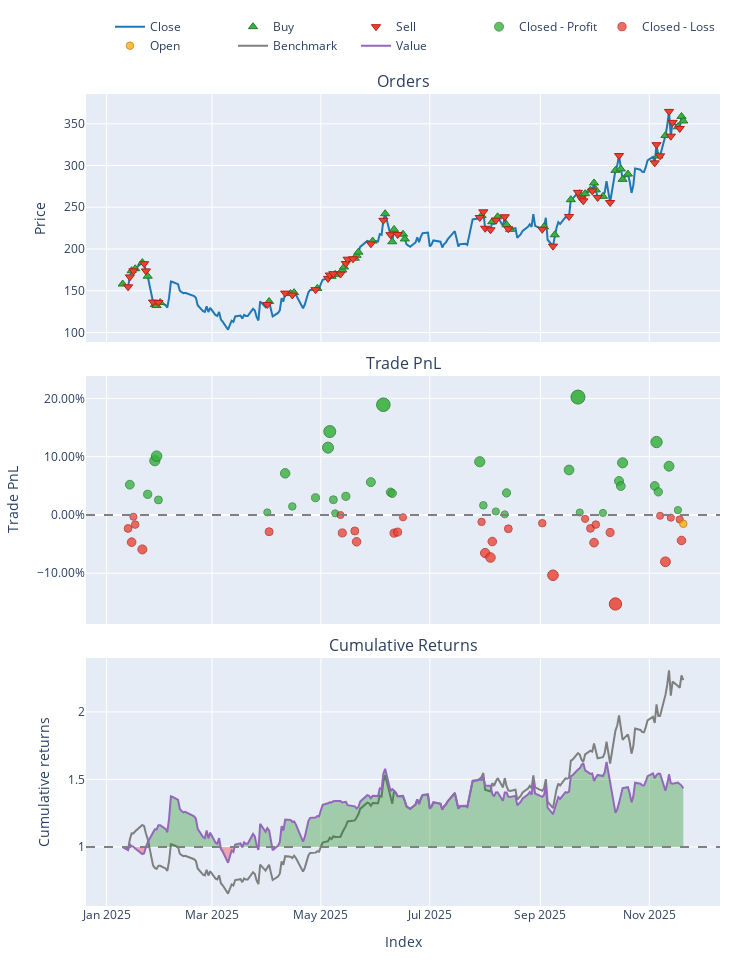

Notebook code cell kept with this figure:
### Markdown cell above
### AGX

### Code cell
# 1. Load Configuration
config = load_config("config/config.yaml")

# 2. Load Data
try:
    # ensuring your path is correct
    data = pd.read_csv('data/processed/AGX_processed_2022.csv')
    if 'Date' in data.columns:
        data['Date'] = pd.to_datetime(data['Date'])
        data.set_index('Date', inplace=True)
    print("Data loaded successfully.")
except FileNotFoundError:
    print("Error: Data file not found. Check path.")
    sys.exit()

# 3. Split Train/Test
split_idx = int(len(data) * 0.7)
train_df = data.iloc[:split_idx]
test_df = data.iloc[split_idx:]

# --- TRAINING PHASE ---
print("Training PPO Agent...")

# Initialize Trainer (Pass config if needed, or defaults)
trainer = ModelTrainerRL(config['reinforcement_learning'])
env_params = config['reinforcement_learning']['environment']

# Create Training Environment
env_train = TradingEnvRL(
    train_df, 
    initial_balance=env_params.get('initial_balance', 10000),
    commission=env_params.get('commission', 0.001),
    lookback_window=env_params.get('lookback_window', 30),
    reward_func='profit'
)

# Train and Save
# This automatically handles the VecNormalize wrapper creation
result = trainer.train_ppo(env_train) 

# IMPORTANT: Save the model and the normalization stats to disk
# We will reload them for the test phase to ensure consistency
save_path = "models/"
trainer.save_models(save_path)
print("Training Complete. Models saved.")

# --- INFERENCE PHASE (UPDATED) ---
print("Generating Agent Predictions on Test Data...")

# 1. Load the Trained Model
model = PPO.load(os.path.join(save_path, "ppo_model"))

# 2. Create the Test Environment
# Must have the same observation space (columns) as training
env_test = TradingEnvRL(
    test_df, 
    initial_balance=env_params.get('initial_balance', 100000),
    commission=env_params.get('commission', 0.001),
    lookback_window=env_params.get('lookback_window', 30),
    reward_func='profit' 
)

# 3. Wrap it in DummyVecEnv (Required for SB3)
vec_env_test = DummyVecEnv([lambda: env_test])

# 4. Load Normalization Statistics
# This applies the Training Mean/Variance to the Test Data (Crucial!)
norm_path = os.path.join(save_path, "ppo_vecnormalize.pkl")
if os.path.exists(norm_path):
    vec_env_test = VecNormalize.load(norm_path, vec_env_test)
    vec_env_test.training = False     # Do not update stats on test data
    vec_env_test.norm_reward = False  # Do not normalize rewards for testing
else:
    print("WARNING: Normalization stats not found. Model predictions may be garbage.")

# 5. Run Inference Loop
obs = vec_env_test.reset()
done = [False]  # VecEnv returns done as a list/array
actions = []

while not done[0]:
    # Predict action (obs is now correctly scaled)
    action, _ = model.predict(obs, deterministic=True)
    actions.append(action[0]) # Extract single action
    
    # Step the environment
    obs, _, done, _ = vec_env_test.step(action)

print(f"Generated {len(actions)} actions.")


# --- BACKTESTING PHASE ---
print("Running Backtest...")

backtester = PortfolioBacktesterRL(env_params) 

# Note: 'actions' corresponds to the period [lookback_window : end]
# Ensure your backtester handles this alignment. 
# Usually, passing the full price_data and the lookback_window allows 
# the backtester to slice the prices correctly to match the actions.
portfolio = backtester.run_backtest(
    price_data=test_df['close'], 
    predicted_weights=np.array(actions).flatten(),
    lookback_window=env_params.get('lookback_window', 30)
)

comparison = backtester.compare_with_buy_and_hold_rl()

# Show Metrics
metrics = backtester.get_performance_metrics()
print("\n--- Strategy Performance ---")
for k, v in metrics.items():
    print(f"{k}: {v:.4f}")
    
# Plot
portfolio.plot().show()

### Figure 1 — Plotly figure (JSON) as saved in the notebook; plotly's stock layout.template omitted (floating-point values rounded to 4 significant figures; data arrays with more than 128 entries replaced by an {"elided": "..."} marker saying what was removed)
{"data": [{"legendgroup": "0", "line": {"color": "#1f77b4"}, "name": "Close", "showlegend": true, "type": "scatter", "uid": "1d3fa1dd-78fa-4c0d-8f99-d53ecc58eb54", "x": {"elided": "218 str values"}, "xaxis": "x", "y": {"elided": "218 float values"}, "yaxis": "y"}, {"customdata": {"elided": "48x3 float values"}, "hovertemplate": "Order Id: %{customdata[0]}<br>Timestamp: %{x}<br>Price: %{y}<br>Size: %{customdata[1]:.6f}<br>Fees: %{customdata[2]:.6f}", "legendgroup": "1", "marker": {"color": "#37B13F", "line": {"color": "rgb(38,123,44)", "width": 1}, "size": 8, "symbol": "triangle-up"}, "mode": "markers", "name": "Buy", "type": "scatter", "uid": "72cca91d-2f94-4536-933b-14f15c786904", "x": ["2025-01-10T00:00:00-05:00", "2025-01-15T00:00:00-05:00", "2025-01-17T00:00:00-05:00", "2025-01-21T00:00:00-05:00", "2025-01-24T00:00:00-05:00", "2025-01-28T00:00:00-05:00", "2025-01-29T00:00:00-05:00", "2025-01-31T00:00:00-05:00", "2025-04-02T00:00:00-04:00", "2025-04-14T00:00:00-04:00", "2025-04-16T00:00:00-04:00", "2025-04-29T00:00:00-04:00", "2025-05-07T00:00:00-04:00", "2025-05-09T00:00:00-04:00", "2025-05-13T00:00:00-04:00", "2025-05-14T00:00:00-04:00", "2025-05-20T00:00:00-04:00", "2025-05-21T00:00:00-04:00", "2025-05-22T00:00:00-04:00", "2025-05-30T00:00:00-04:00", "2025-06-06T00:00:00-04:00", "2025-06-10T00:00:00-04:00", "2025-06-11T00:00:00-04:00", "2025-06-16T00:00:00-04:00", "2025-06-17T00:00:00-04:00", "2025-07-30T00:00:00-04:00", "2025-08-05T00:00:00-04:00", "2025-08-08T00:00:00-04:00", "2025-08-13T00:00:00-04:00", "2025-08-15T00:00:00-04:00", "2025-09-03T00:00:00-04:00", "2025-09-09T00:00:00-04:00", "2025-09-18T00:00:00-04:00", "2025-09-23T00:00:00-04:00", "2025-09-26T00:00:00-04:00", "2025-09-29T00:00:00-04:00", "2025-10-01T00:00:00-04:00", "2025-10-02T00:00:00-04:00", "2025-10-06T00:00:00-04:00", "2025-10-13T00:00:00-04:00", "2025-10-16T00:00:00-04:00", "2025-10-17T00:00:00-04:00", "2025-10-20T00:00:00-04:00", "2025-11-06T00:00:00-05:00", "2025-11-10T00:00:00-05:00", "2025-11-17T00:00:00-05:00", "2025-11-19T00:00:00-05:00", "2025-11-20T00:00:00-05:00"], "xaxis": "x", "y": [158.1, 174.0, 176.4, 183.8, 167.4, 133.5, 132.3, 135.9, 137.1, 146.6, 147.7, 152.8, 167.3, 169.7, 174.9, 178.5, 189.0, 192.4, 196.2, 209.5, 242.2, 208.7, 223.5, 217.8, 212.0, 240.1, 232.7, 238.6, 229.1, 223.6, 226.6, 217.0, 259.1, 266.1, 266.2, 270.6, 279.1, 270.8, 263.0, 294.2, 295.8, 283.4, 289.7, 311.4, 336.0, 346.4, 358.7, 353.3], "yaxis": "y"}, {"customdata": {"elided": "46x3 float values"}, "hovertemplate": "Order Id: %{customdata[0]}<br>Timestamp: %{x}<br>Price: %{y}<br>Size: %{customdata[1]:.6f}<br>Fees: %{customdata[2]:.6f}", "legendgroup": "2", "marker": {"color": "#EA4335", "line": {"color": "rgb(181,31,18)", "width": 1}, "size": 8, "symbol": "triangle-down"}, "mode": "markers", "name": "Sell", "type": "scatter", "uid": "ae506991-925e-439c-a15e-faeb7df954ef", "x": ["2025-01-13T00:00:00-05:00", "2025-01-14T00:00:00-05:00", "2025-01-16T00:00:00-05:00", "2025-01-22T00:00:00-05:00", "2025-01-23T00:00:00-05:00", "2025-01-27T00:00:00-05:00", "2025-01-30T00:00:00-05:00", "2025-04-01T00:00:00-04:00", "2025-04-11T00:00:00-04:00", "2025-04-15T00:00:00-04:00", "2025-04-28T00:00:00-04:00", "2025-05-05T00:00:00-04:00", "2025-05-06T00:00:00-04:00", "2025-05-08T00:00:00-04:00", "2025-05-12T00:00:00-04:00", "2025-05-15T00:00:00-04:00", "2025-05-16T00:00:00-04:00", "2025-05-19T00:00:00-04:00", "2025-05-29T00:00:00-04:00", "2025-06-05T00:00:00-04:00", "2025-06-09T00:00:00-04:00", "2025-06-13T00:00:00-04:00", "2025-07-29T00:00:00-04:00", "2025-07-31T00:00:00-04:00", "2025-08-01T00:00:00-04:00", "2025-08-04T00:00:00-04:00", "2025-08-07T00:00:00-04:00", "2025-08-12T00:00:00-04:00", "2025-08-14T00:00:00-04:00", "2025-09-02T00:00:00-04:00", "2025-09-08T00:00:00-04:00", "2025-09-17T00:00:00-04:00", "2025-09-22T00:00:00-04:00", "2025-09-24T00:00:00-04:00", "2025-09-25T00:00:00-04:00", "2025-09-30T00:00:00-04:00", "2025-10-03T00:00:00-04:00", "2025-10-10T00:00:00-04:00", "2025-10-15T00:00:00-04:00", "2025-11-04T00:00:00-05:00", "2025-11-05T00:00:00-05:00", "2025-11-07T00:00:00-05:00", "2025-11-12T00:00:00-05:00", "2025-11-13T00:00:00-05:00", "2025-11-14T00:00:00-05:00", "2025-11-18T00:00:00-05:00"], "xaxis": "x", "y": [154.7, 166.6, 173.8, 182.4, 173.8, 136.5, 136.0, 133.5, 147.2, 144.9, 151.3, 164.8, 168.8, 170.5, 170.0, 182.6, 187.8, 188.3, 206.2, 234.4, 217.2, 217.4, 237.7, 244.5, 224.8, 223.0, 234.6, 238.6, 224.1, 223.7, 203.5, 239.0, 267.8, 260.1, 257.7, 269.5, 261.8, 255.7, 311.9, 303.2, 324.9, 311.6, 364.8, 335.1, 351.6, 344.4], "yaxis": "y"}, {"customdata": {"elided": "35x4 float values"}, "hovertemplate": "Exit Trade Id: %{customdata[0]}<br>Position Id: %{customdata[1]}<br>Exit Timestamp: %{x}<br>PnL: %{customdata[2]:.6f}<br>Return: %{customdata[3]:.2%}", "legendgroup": "3", "marker": {"color": "#37B13F", "line": {"color": "rgb(38,123,44)", "width": 1}, "opacity": [0.7885, 0.7763, 0.8191, 0.8249, 0.7691, 0.7533, 0.803, 0.7609, 0.7719, 0.8357, 0.8562, 0.7694, 0.7521, 0.7737, 0.7918, 0.8903, 0.7789, 0.7775, 0.8177, 0.7623, 0.7544, 0.7508, 0.7781, 0.8073, 0.9, 0.7532, 0.7526, 0.7932, 0.7867, 0.8163, 0.7869, 0.8428, 0.7794, 0.812, 0.7562], "size": [8.798, 8.226, 10.22, 10.49, 7.892, 7.152, 9.471, 7.509, 8.023, 11.0, 11.95, 7.906, 7.097, 8.106, 8.948, 13.55, 8.351, 8.283, 10.16, 7.573, 7.206, 7.036, 8.31, 9.672, 14.0, 7.148, 7.121, 9.014, 8.715, 10.09, 8.723, 11.33, 8.373, 9.894, 7.288], "symbol": "circle"}, "mode": "markers", "name": "Closed - Profit", "type": "scatter", "uid": "e14f7b3a-aa5c-41a8-bfa9-8b7c8699ac4c", "x": ["2025-01-14T00:00:00-05:00", "2025-01-24T00:00:00-05:00", "2025-01-28T00:00:00-05:00", "2025-01-29T00:00:00-05:00", "2025-01-30T00:00:00-05:00", "2025-04-01T00:00:00-04:00", "2025-04-11T00:00:00-04:00", "2025-04-15T00:00:00-04:00", "2025-04-28T00:00:00-04:00", "2025-05-05T00:00:00-04:00", "2025-05-06T00:00:00-04:00", "2025-05-08T00:00:00-04:00", "2025-05-09T00:00:00-04:00", "2025-05-15T00:00:00-04:00", "2025-05-29T00:00:00-04:00", "2025-06-05T00:00:00-04:00", "2025-06-09T00:00:00-04:00", "2025-06-10T00:00:00-04:00", "2025-07-29T00:00:00-04:00", "2025-07-31T00:00:00-04:00", "2025-08-07T00:00:00-04:00", "2025-08-12T00:00:00-04:00", "2025-08-13T00:00:00-04:00", "2025-09-17T00:00:00-04:00", "2025-09-22T00:00:00-04:00", "2025-09-23T00:00:00-04:00", "2025-10-06T00:00:00-04:00", "2025-10-15T00:00:00-04:00", "2025-10-16T00:00:00-04:00", "2025-10-17T00:00:00-04:00", "2025-11-04T00:00:00-05:00", "2025-11-05T00:00:00-05:00", "2025-11-06T00:00:00-05:00", "2025-11-12T00:00:00-05:00", "2025-11-17T00:00:00-05:00"], "xaxis": "x2", "y": [0.05202, 0.03549, 0.09318, 0.101, 0.02583, 0.00446, 0.07147, 0.01476, 0.02961, 0.1156, 0.1432, 0.02625, 0.002855, 0.03201, 0.05636, 0.1892, 0.03909, 0.03713, 0.09136, 0.01661, 0.006013, 0.001106, 0.03791, 0.07727, 0.2023, 0.004342, 0.003573, 0.05827, 0.0496, 0.08948, 0.04986, 0.1252, 0.03974, 0.0837, 0.008374], "yaxis": "y2"}, {"customdata": [[0.0, 0.0, -981.9, -0.02312], [2.0, 1.0, -1563.0, -0.04662], [3.0, 2.0, -116.7, -0.003024], [4.0, 3.0, -49.55, -0.0165], [5.0, 3.0, -463.2, -0.05909], [11.0, 5.0, -1658.0, -0.02873], [19.0, 8.0, -2.231, -6.405e-05], [20.0, 9.0, -1044.0, -0.03081], [22.0, 11.0, -1469.0, -0.02743], [23.0, 11.0, -3370.0, -0.04599], [28.0, 13.0, -459.9, -0.03112], [29.0, 14.0, -4154.0, -0.02935], [30.0, 15.0, -77.47, -0.003927], [32.0, 17.0, -360.4, -0.01188], [34.0, 18.0, -4757.0, -0.06526], [35.0, 18.0, -189.3, -0.07299], [36.0, 19.0, -5914.0, -0.04555], [40.0, 22.0, -1612.0, -0.02368], [41.0, 22.0, -340.5, -0.01409], [42.0, 22.0, -7876.0, -0.1034], [46.0, 23.0, -85.07, -0.00662], [47.0, 23.0, -1577.0, -0.02298], [48.0, 23.0, -3397.0, -0.04747], [49.0, 23.0, -317.0, -0.01648], [51.0, 24.0, -4571.0, -0.02998], [52.0, 25.0, -22640.0, -0.1527], [59.0, 30.0, -209.6, -0.001358], [60.0, 31.0, -12400.0, -0.08032], [62.0, 32.0, -332.8, -0.004557], [64.0, 34.0, -970.0, -0.00774], [65.0, 35.0, -1273.0, -0.04374]], "hovertemplate": "Exit Trade Id: %{customdata[0]}<br>Position Id: %{customdata[1]}<br>Exit Timestamp: %{x}<br>PnL: %{customdata[2]:.6f}<br>Return: %{customdata[3]:.2%}", "legendgroup": "4", "marker": {"color": "#EA4335", "line": {"color": "rgb(181,31,18)", "width": 1}, "opacity": [0.7671, 0.7845, 0.7522, 0.7622, 0.7938, 0.7713, 0.75, 0.7728, 0.7703, 0.7841, 0.773, 0.7717, 0.7529, 0.7588, 0.7984, 0.8041, 0.7837, 0.7675, 0.7604, 0.8266, 0.7549, 0.767, 0.7852, 0.7622, 0.7722, 0.8632, 0.751, 0.8095, 0.7533, 0.7557, 0.7824], "size": [7.798, 8.611, 7.102, 7.569, 9.043, 7.992, 7.0, 8.064, 7.947, 8.589, 8.075, 8.013, 7.134, 7.409, 9.256, 9.524, 8.574, 7.817, 7.486, 10.58, 7.227, 7.793, 8.641, 7.568, 8.035, 12.28, 7.045, 9.778, 7.156, 7.266, 8.512], "symbol": "circle"}, "mode": "markers", "name": "Closed - Loss", "type": "scatter", "uid": "1d50ce00-6b6e-4188-8404-8bf015b66039", "x": ["2025-01-13T00:00:00-05:00", "2025-01-15T00:00:00-05:00", "2025-01-16T00:00:00-05:00", "2025-01-17T00:00:00-05:00", "2025-01-21T00:00:00-05:00", "2025-04-02T00:00:00-04:00", "2025-05-12T00:00:00-04:00", "2025-05-13T00:00:00-04:00", "2025-05-20T00:00:00-04:00", "2025-05-21T00:00:00-04:00", "2025-06-11T00:00:00-04:00", "2025-06-13T00:00:00-04:00", "2025-06-16T00:00:00-04:00", "2025-07-30T00:00:00-04:00", "2025-08-01T00:00:00-04:00", "2025-08-04T00:00:00-04:00", "2025-08-05T00:00:00-04:00", "2025-08-14T00:00:00-04:00", "2025-09-02T00:00:00-04:00", "2025-09-08T00:00:00-04:00", "2025-09-26T00:00:00-04:00", "2025-09-29T00:00:00-04:00", "2025-10-01T00:00:00-04:00", "2025-10-02T00:00:00-04:00", "2025-10-10T00:00:00-04:00", "2025-10-13T00:00:00-04:00", "2025-11-07T00:00:00-05:00", "2025-11-10T00:00:00-05:00", "2025-11-13T00:00:00-05:00", "2025-11-18T00:00:00-05:00", "2025-11-19T00:00:00-05:00"], "xaxis": "x2", "y": [-0.02312, -0.04662, -0.003024, -0.0165, -0.05909, -0.02873, -6.405e-05, -0.03081, -0.02743, -0.04599, -0.03112, -0.02935, -0.003927, -0.01188, -0.06526, -0.07299, -0.04555, -0.02368, -0.01409, -0.1034, -0.00662, -0.02298, -0.04747, -0.01648, -0.02998, -0.1527, -0.001358, -0.08032, -0.004557, -0.00774, -0.04374], "yaxis": "y2"}, {"customdata": [[66.0, 36.0, -2190.0, -0.01506]], "hovertemplate": "Exit Trade Id: %{customdata[0]}<br>Position Id: %{customdata[1]}<br>Exit Timestamp: %{x}<br>PnL: %{customdata[2]:.6f}<br>Return: %{customdata[3]:.2%}", "legendgroup": "5", "marker": {"color": "#FFAA00", "line": {"color": "rgb(178,118,0)", "width": 1}, "opacity": [0.7611], "size": [7.519], "symbol": "circle"}, "mode": "markers", "name": "Open", "type": "scatter", "uid": "3733ca65-4500-438b-89dc-64a14a66bc0e", "x": ["2025-11-20T00:00:00-05:00"], "xaxis": "x2", "y": [-0.01506], "yaxis": "y2"}, {"legendgroup": "6", "line": {"color": "#7f7f7f"}, "name": "Benchmark", "showlegend": true, "type": "scatter", "uid": "39c2c5df-97be-4657-94c5-251ed307ef56", "x": {"elided": "218 str values"}, "xaxis": "x3", "y": {"elided": "218 float values"}, "yaxis": "y3"}, {"hoverinfo": "skip", "legendgroup": "7", "line": {"color": "rgba(0, 0, 0, 0)", "width": 0}, "opacity": 0, "showlegend": false, "type": "scatter", "uid": "453d54ef-be8a-42b2-b4fb-aaf50e50c26f", "x": {"elided": "218 str values"}, "xaxis": "x3", "y": {"elided": "218 int values"}, "yaxis": "y3"}, {"connectgaps": false, "fill": "tonexty", "fillcolor": "rgba(0, 128, 0, 0.3)", "hoverinfo": "skip", "legendgroup": "7", "line": {"color": "rgba(0, 0, 0, 0)", "width": 0}, "opacity": 0, "showlegend": false, "type": "scatter", "uid": "dc1beea9-a448-41fd-b862-6cfcd7313192", "x": {"elided": "218 str values"}, "xaxis": "x3", "y": {"elided": "218 float values"}, "yaxis": "y3"}, {"hoverinfo": "skip", "legendgroup": "7", "line": {"color": "rgba(0, 0, 0, 0)", "width": 0}, "opacity": 0, "showlegend": false, "type": "scatter", "uid": "eca6cdef-400d-4c94-b270-43eacec03ee7", "x": {"elided": "218 str values"}, "xaxis": "x3", "y": {"elided": "218 int values"}, "yaxis": "y3"}, {"connectgaps": false, "fill": "tonexty", "fillcolor": "rgba(255, 0, 0, 0.3)", "hoverinfo": "skip", "legendgroup": "7", "line": {"color": "rgba(0, 0, 0, 0)", "width": 0}, "opacity": 0, "showlegend": false, "type": "scatter", "uid": "547748ac-adcf-40e5-87e3-30f6968bf790", "x": {"elided": "218 str values"}, "xaxis": "x3", "y": {"elided": "218 float values"}, "yaxis": "y3"}, {"legendgroup": "8", "line": {"color": "#9467bd"}, "name": "Value", "showlegend": true, "type": "scatter", "uid": "199f4891-5b47-4163-8688-e780c2b31525", "x": {"elided": "218 str values"}, "xaxis": "x3", "y": {"elided": "218 float values"}, "yaxis": "y3"}, {"hoverinfo": "skip", "legendgroup": "7", "line": {"color": "rgba(0, 0, 0, 0)", "width": 0}, "opacity": 0, "showlegend": false, "type": "scatter", "uid": "0ff083cb-1f37-471f-a167-c3893bf65be0", "x": {"elided": "218 str values"}, "xaxis": "x3", "y": {"elided": "218 int values"}, "yaxis": "y3"}], "layout": {"annotations": [{"font": {"size": 16}, "showarrow": false, "text": "Orders", "x": 0.5, "xanchor": "center", "xref": "paper", "y": 1, "yanchor": "bottom", "yref": "paper"}, {"font": {"size": 16}, "showarrow": false, "text": "Trade PnL", "x": 0.5, "xanchor": "center", "xref": "paper", "y": 0.6528, "yanchor": "bottom", "yref": "paper"}, {"font": {"size": 16}, "showarrow": false, "text": "Cumulative Returns", "x": 0.5, "xanchor": "center", "xref": "paper", "y": 0.3056, "yanchor": "bottom", "yref": "paper"}], "height": 960, "legend": {"orientation": "h", "traceorder": "normal", "x": 1, "xanchor": "right", "y": 1.042, "yanchor": "bottom"}, "margin": {"b": 30, "l": 30, "r": 30, "t": 30}, "shapes": [{"line": {"color": "gray", "dash": "dash"}, "type": "line", "x0": 0, "x1": 1, "xref": "paper", "y0": 0, "y1": 0, "yref": "y2"}, {"line": {"color": "gray", "dash": "dash"}, "type": "line", "x0": 0, "x1": 1, "xref": "paper", "y0": 1, "y1": 1, "yref": "y3"}], "showlegend": true, "width": 750, "xaxis": {"anchor": "y", "domain": [0, 1], "matches": "x3", "showticklabels": false}, "xaxis2": {"anchor": "y2", "domain": [0, 1], "matches": "x3", "showticklabels": false}, "xaxis3": {"anchor": "y3", "domain": [0, 1], "title": {"text": "Index"}}, "yaxis": {"anchor": "x", "domain": [0.6944, 1], "title": {"text": "Price"}}, "yaxis2": {"anchor": "x2", "domain": [0.3472, 0.6528], "tickformat": ".2%", "title": {"text": "Trade PnL"}}, "yaxis3": {"anchor": "x3", "domain": [0, 0.3056], "title": {"text": "Cumulative returns"}}}}
